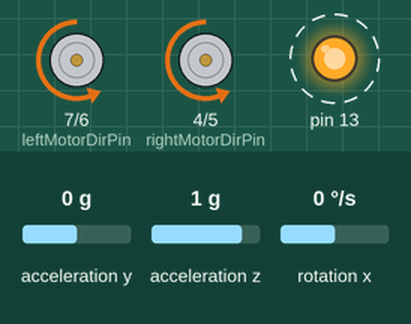
Recording of a sketch running on a simulated Arduino Uno, built with avr-gcc and run on an emulated ATmega328P. On the bench: direction and speed pins drawn as motors (green arrow = direction pin HIGH = forward, orange = LOW = backward, longer = more drive), output pins drawn as LEDs (lit = HIGH). Dashed ring = blinking. The test bench sets the inputs (shaded band); at power-on: acceleration y 0 g, acceleration z 1 g, rotation x 0 °/s.

Above: at 1.2 s.
1.3 s: acceleration y set to -1.4 g
At 3.7 s:
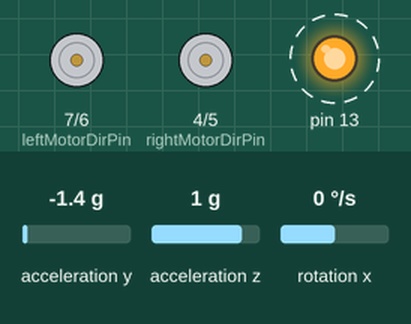
4.3 s: acceleration z set to -1.4 g
7.3 s: rotation x set to -100 °/s
10.3 s: acceleration y set to 0 g
At 13.2 s:
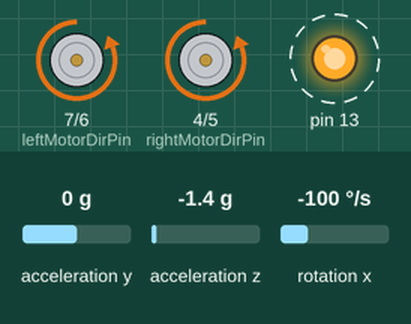
13.3 s: acceleration z set to -0.2 g
16.3 s: acceleration z set to 0.1 g
At 21.6 s:
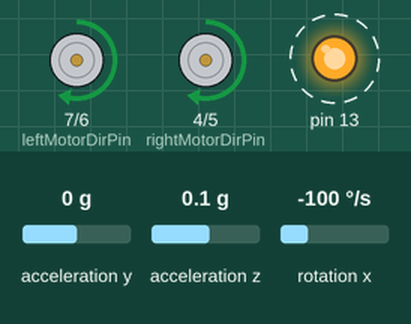
Timing chart, 0 to 25.1 s (numbered marks = the images above; inputs shaded):
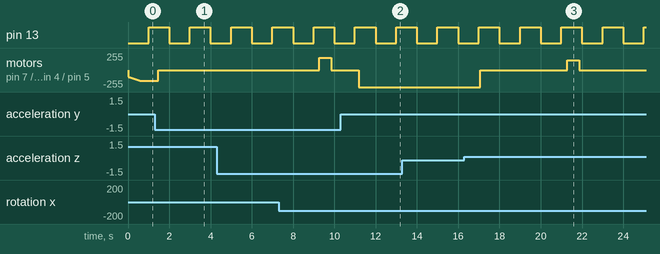

Measured:
- the behaviour switches between -0.1 and 0 g on acceleration z (found by bisection; images 2 and 3)
- after the input at 1.3 s, motor on pin 7 (leftMotorDirPin) / pin 6 (leftMotorPWMPin), motor on pin 4 (rightMotorDirPin) / pin 5 (rightMotorPWMPin): backward 160/255 → stopped after 0.16 s
- after the input at 10.3 s, motor on pin 7 (leftMotorDirPin) / pin 6 (leftMotorPWMPin), motor on pin 4 (rightMotorDirPin) / pin 5 (rightMotorPWMPin): stopped → backward 255/255 after 0.87 s
- after the input at 16.3 s, motor on pin 7 (leftMotorDirPin) / pin 6 (leftMotorPWMPin), motor on pin 4 (rightMotorDirPin) / pin 5 (rightMotorPWMPin): backward 255/255 → stopped after 0.77 s, → forward 149/255 4.2 s later, → stopped 0.59 s later
- by itself, pin 13: alternates HIGH for 1.0 s and LOW for 1.0 s

The sketch:

arduino_test.ino
```cpp
#include <Wire.h>
#include <I2Cdev.h>
#include <MPU6050.h>
#include <math.h>

#define leftMotorPWMPin   6
#define leftMotorDirPin   7
#define rightMotorPWMPin  5
#define rightMotorDirPin  4

#define Kp 40
#define Ki 40
#define Kd 0.05
#define sampleTime 0.005
#define targetAngle -2.5

MPU6050 mpu;


int16_t accY, accZ, gyroX;
volatile int motorPower, gyroRate;
volatile float accAngle, gyroAngle, currentAngle, prevAngle=0, error, prevError=0, errorSum=0;
volatile byte count=0;

void setMotors(int leftMotorSpeed, int rightMotorSpeed)
{
  if(leftMotorSpeed >= 0)
  {
    analogWrite(leftMotorPWMPin, leftMotorSpeed);
    digitalWrite(leftMotorDirPin, LOW);
  }
  else
  {
    analogWrite(leftMotorPWMPin, 255 + leftMotorSpeed);
    digitalWrite(leftMotorDirPin, HIGH);
  }

  if(rightMotorSpeed >= 0)
  {
    analogWrite(rightMotorPWMPin, rightMotorSpeed);
    digitalWrite(rightMotorDirPin, LOW);
  }
  else
  {
    analogWrite(rightMotorPWMPin, 255 + rightMotorSpeed);
    digitalWrite(rightMotorDirPin, HIGH);
  }
}

void init_PID()
{
  // initialize Timer1
  cli();          // disable global interrupts
  TCCR1A = 0;     // set entire TCCR1A register to 0
  TCCR1B = 0;     // same for TCCR1B
  // set compare match register to set sample time 5ms
  OCR1A = 9999;
  // turn on CTC mode
  TCCR1B |= (1 << WGM12);
  // Set CS11 bit for prescaling by 8
  TCCR1B |= (1 << CS11);
  // enable timer compare interrupt
  TIMSK1 |= (1 << OCIE1A);
  sei();          // enable global interrupts
}

void setup()
{
  // set the motor control and PWM pins to output mode
  pinMode(leftMotorPWMPin, OUTPUT);
  pinMode(leftMotorDirPin, OUTPUT);
  pinMode(rightMotorPWMPin, OUTPUT);
  pinMode(rightMotorDirPin, OUTPUT);
  // set the status LED to output mode
  pinMode(13, OUTPUT);
  // initialize the MPU6050 and set offset values
  mpu.initialize();
  mpu.setYAccelOffset(1593);
  mpu.setZAccelOffset(963);
  mpu.setXGyroOffset(40);
  // initialize PID sampling loop
  init_PID();
}

void loop()
{
  // read acceleration and gyroscope values
  accY = mpu.getAccelerationY();
  accZ = mpu.getAccelerationZ();
  gyroX = mpu.getRotationX();

  // set motor power after constraining it
  motorPower = constrain(motorPower, -255, 255);
  setMotors(motorPower, motorPower);

  // // measure distance every 100 milliseconds
  // if((count%20) == 0) distanceCm = sonar.ping_cm();
  // if((distanceCm < 20) && (distanceCm != 0)) setMotors(-motorPower, motorPower);
}

// The ISR will be called every 5 milliseconds
ISR(TIMER1_COMPA_vect)
{
  // calculate the angle of inclination
  accAngle = atan2(accY, accZ)*RAD_TO_DEG;
  gyroRate = map(gyroX, -32768, 32767, -250, 250);
  gyroAngle = (float)gyroRate*sampleTime;
  currentAngle = 0.9934*(prevAngle + gyroAngle) + 0.0066*(accAngle);

  error = currentAngle - targetAngle;
  errorSum = errorSum + error;
  errorSum = constrain(errorSum, -300, 300);
  //calculate output from P, I and D values
  motorPower = Kp*(error) + Ki*(errorSum)*sampleTime - Kd*(currentAngle - prevAngle)/sampleTime;
  prevAngle = currentAngle;
  // toggle the led on pin13 every second
  count++;
  if(count == 200)
  {
    count = 0;
    digitalWrite(13, !digitalRead(13));
  }
}
```
